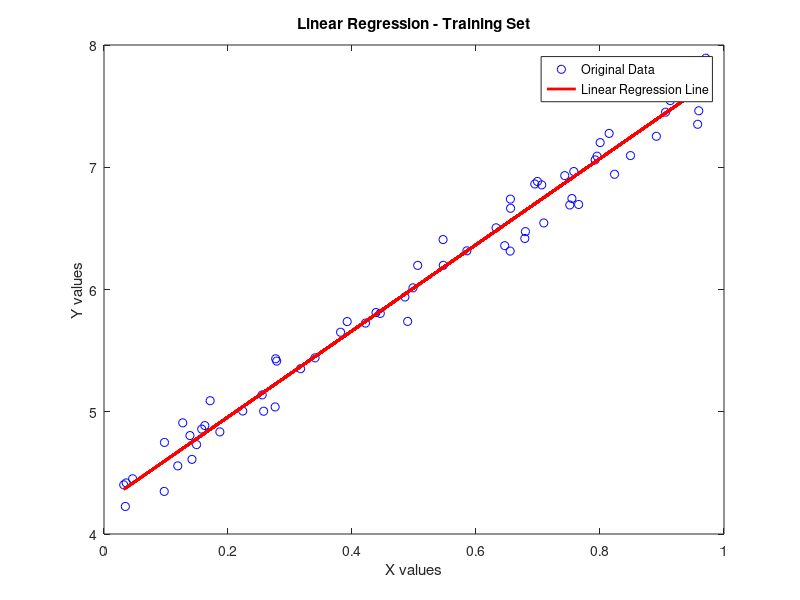
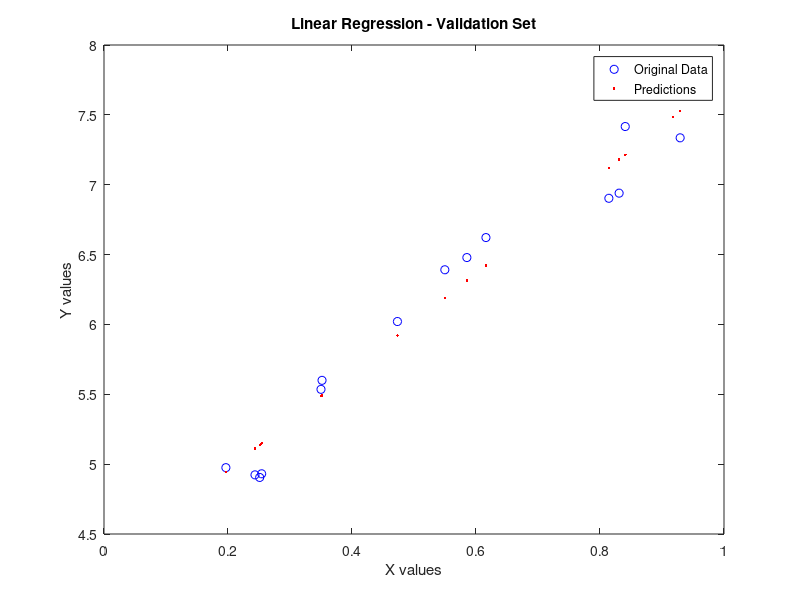
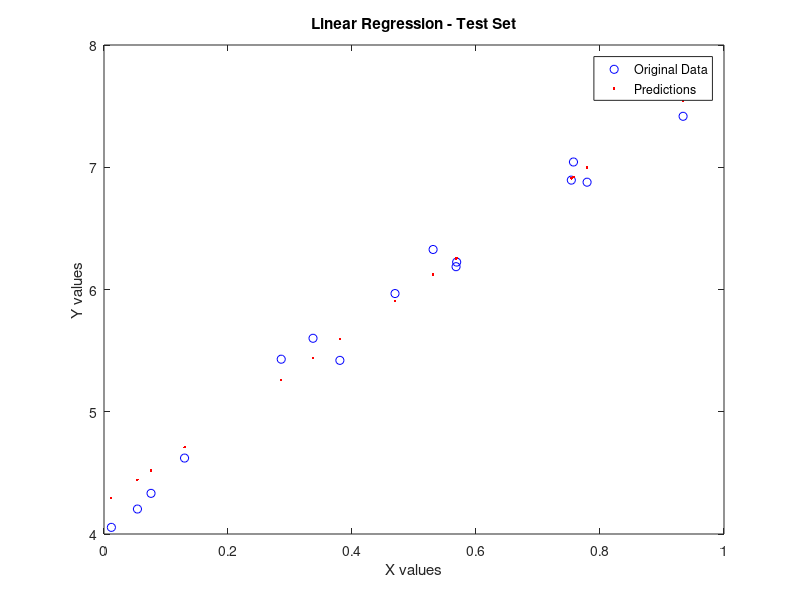

Write MATLAB code to recreate these figures, in order.
% Load the data from the .mat file
close all;
clc;
data = load('data_for_linearregression_tamrin.mat');

% Extract x and y from the loaded data
x = data.x;
y = data.y;

% Split the data into training, validation, and test sets
n = length(x);
train_ratio = 0.7;
val_ratio = 0.15;
test_ratio = 0.15;

train_idx = 1:round(train_ratio * n);
val_idx = (train_idx(end) + 1):round((train_ratio + val_ratio) * n);
test_idx = (val_idx(end) + 1):n;

x_train = x(train_idx);
y_train = y(train_idx);

x_val = x(val_idx);
y_val = y(val_idx);

x_test = x(test_idx);
y_test = y(test_idx);

% Perform linear regression on the training set
X_train = [ones(length(x_train), 1), x_train];
w = inv(X_train' * X_train) * X_train' * y_train;

% Print the weights (slope) and bias (intercept)
disp('Weights (Slope):');
disp(w(2));
disp('Bias (Intercept):');
disp(w(1));

% Predictions on the training set
y_train_pred = X_train * w;

% Predictions on the validation set
X_val = [ones(length(x_val), 1), x_val];
y_val_pred = X_val * w;

% Predictions on the test set
X_test = [ones(length(x_test), 1), x_test];
y_test_pred = X_test * w;

% Plot original data and predictions on the training set
figure;
plot(x_train, y_train, 'bo', x_train, y_train_pred, 'r-', 'LineWidth', 2);
xlabel('X values');
ylabel('Y values');
title('Linear Regression - Training Set');
legend('Original Data', 'Linear Regression Line', 'Location', 'best');

% Plot original data and predictions on the validation set
figure;
plot(x_val, y_val, 'bo', x_val, y_val_pred, 'r.');
xlabel('X values');
ylabel('Y values');
title('Linear Regression - Validation Set');
legend('Original Data', 'Predictions');

% Plot original data and predictions on the test set
figure;
plot(x_test, y_test, 'bo', x_test, y_test_pred, 'r.');
xlabel('X values');
ylabel('Y values');
title('Linear Regression - Test Set');
legend('Original Data', 'Predictions');
